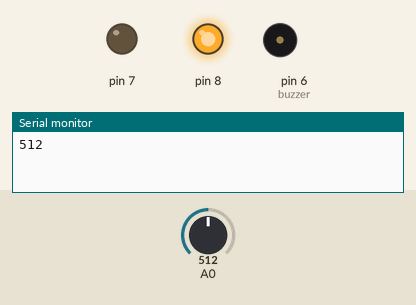
The sketch below on a simulated Arduino Uno, built with avr-gcc and run on an emulated ATmega328P. Shown: output pins drawn as LEDs (lit = HIGH), buzzer (waves = sounding), the last lines printed to the serial monitor. The test bench sets the inputs (shaded band); at power-on: A0 = 512.

Above: at 1.2 s.
1.3 s: A0 set to 633
2.8 s: A0 set to 663
At 4.0 s:
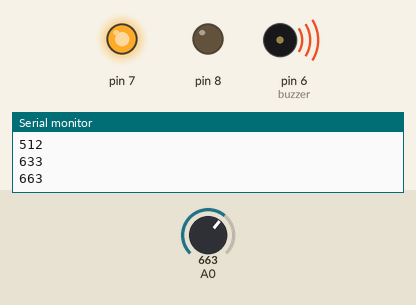
4.5 s: A0 set to 640
At 5.2 s:
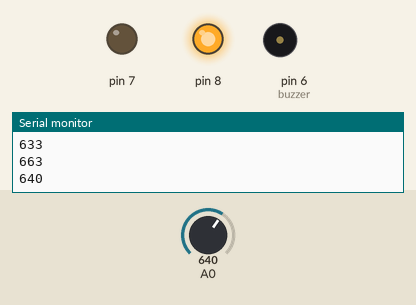
6.0 s: A0 set to 660
At 6.3 s:
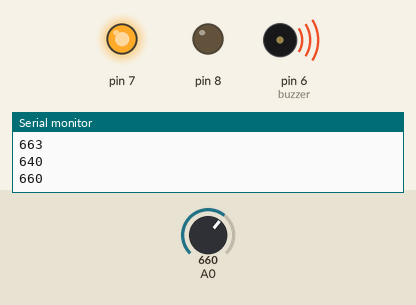
Timing chart, 0 to 8.5 s (numbered marks = the images above; inputs shaded):
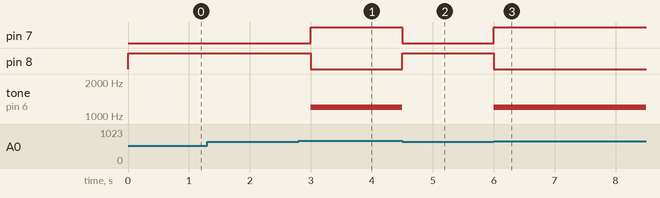

Measured:
- the behaviour switches between 650 and 651 on A0 (found by bisection; images 0 and 1)
- after the input at 2.8 s, pin 7: LOW → HIGH after 0.20 s; pin 8: HIGH → LOW after 0.20 s; tone on pin 6 (buzzer): silent → 1200 Hz after 0.20 s
- after the input at 4.5 s, pin 7: HIGH → LOW at once; pin 8: LOW → HIGH at once; tone on pin 6 (buzzer): 1200 Hz → silent at once
- after the input at 6.0 s, pin 7: LOW → HIGH at once; pin 8: HIGH → LOW at once; tone on pin 6 (buzzer): silent → 1200 Hz at once

The sketch:

Capteur_de_gaz.ino
```cpp
int  valor_limite = 650;
const int buzzer = 6;
void setup() {
  Serial.begin(9600);
  pinMode(8, OUTPUT);
  pinMode(7, OUTPUT);
  pinMode(buzzer, OUTPUT); // Buzzer
}

void loop() {
  Serial.println(analogRead(A0));
  if(analogRead(A0) > valor_limite){
    digitalWrite(8, LOW);
    digitalWrite(7, HIGH);
    tone(buzzer, 1200);
    delay(500);
  }
  else{
    digitalWrite(8, HIGH);
    digitalWrite(7, LOW);
    noTone(buzzer);
    delay(500);
    }
  delay (1000);
}
```
